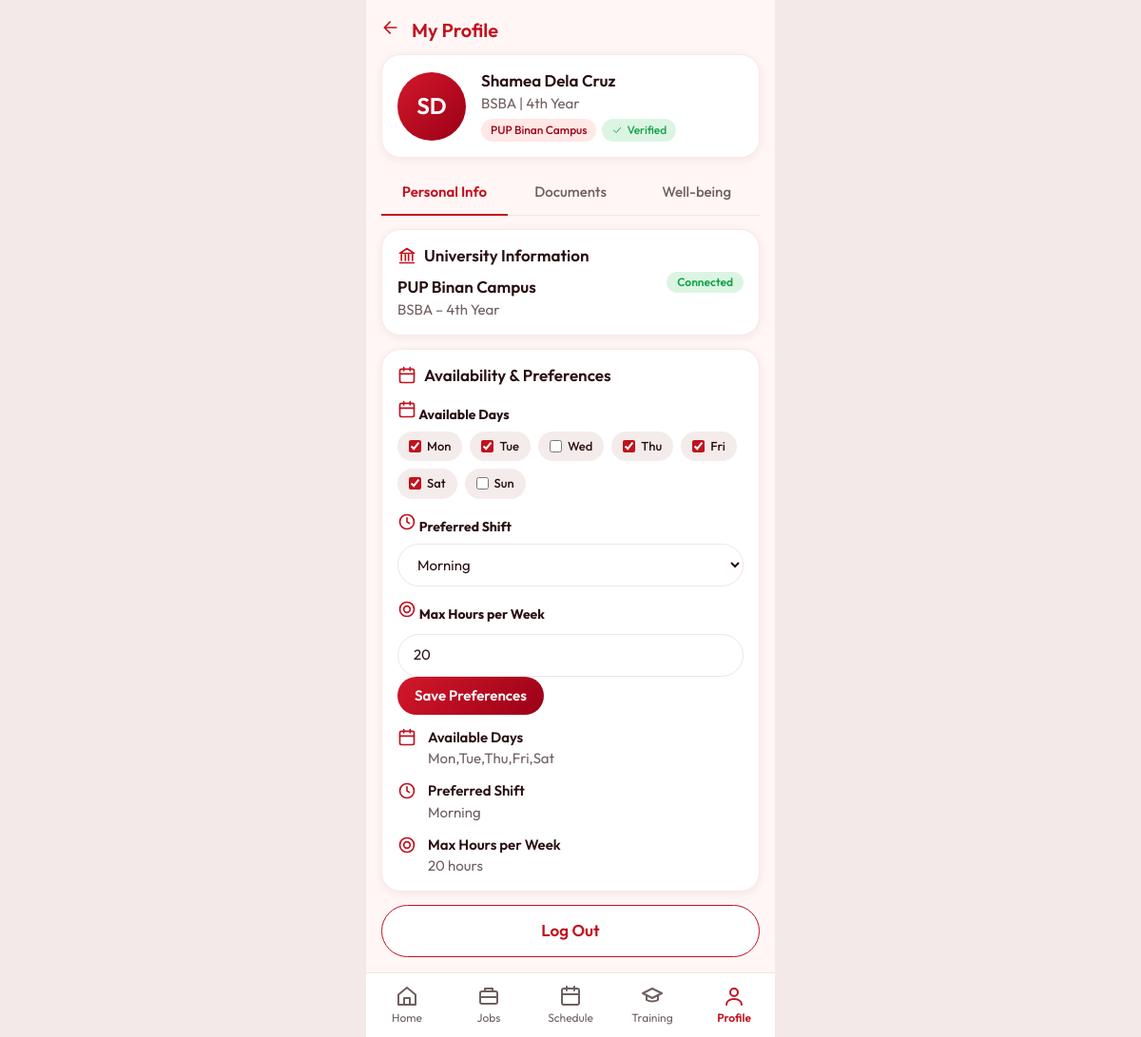
The app's page /profile.php (signed in) with its own data.
### tables this page shows
CREATE TABLE IF NOT EXISTS users (
  id            INT UNSIGNED NOT NULL AUTO_INCREMENT,
  first_name    VARCHAR(50)  NOT NULL,
  last_name     VARCHAR(50)  NOT NULL,
  email         VARCHAR(190) NOT NULL,
  password_hash VARCHAR(255) NOT NULL,
  created_at    TIMESTAMP    NOT NULL DEFAULT CURRENT_TIMESTAMP,
  PRIMARY KEY (id),
  UNIQUE KEY uq_users_email (email)
);

CREATE TABLE IF NOT EXISTS user_profiles (
  user_id            INT UNSIGNED     NOT NULL,
  university         VARCHAR(150)     NOT NULL DEFAULT '',
  programme          VARCHAR(100)     NOT NULL DEFAULT '',
  year_level         TINYINT UNSIGNED NOT NULL DEFAULT 1,
  available_days     VARCHAR(50)      NOT NULL DEFAULT '',   
  preferred_shift    VARCHAR(50)      NOT NULL DEFAULT '',
  max_hours_per_week TINYINT UNSIGNED NOT NULL DEFAULT 20,
  PRIMARY KEY (user_id),
  CONSTRAINT fk_up_user FOREIGN KEY (user_id) REFERENCES users (id) ON DELETE CASCADE
);

### includes/db.php (called while the page is built, shortened)
<?php
function db_options()
{
  return [
    PDO::ATTR_ERRMODE => PDO::ERRMODE_EXCEPTION,
    PDO::ATTR_DEFAULT_FETCH_MODE => PDO::FETCH_ASSOC,
  ];
}
function db()
{
  static $pdo = null;
  if (!$pdo) {
    $dsn = 'mysql:host=' . DB_HOST . ';dbname=' . DB_NAME . ';charset=utf8mb4';
    try {
      $pdo = new PDO($dsn, DB_USER, DB_PASS, db_options());
      $pdo->query('SELECT 1 FROM users, jobs, applications LIMIT 1');
    } catch (PDOException $e) {
      $missingDb = ($e->errorInfo[1] ?? 0) == 1049;
      $missingTable = ($e->getCode() === '42S02');
      if (!$missingDb && !$missingTable) throw $e;
      $pdo = db_bootstrap();
    }
  }
  return $pdo;
}

### includes/auth.php (called while the page is built, shortened)
<?php
if (!function_exists('ordinal')) {
    function ordinal(int $n): string {
        $s = ['th', 'st', 'nd', 'rd'];
        $v = $n % 100;
        return $n . ($s[($v - 20) % 10] ?? $s[$v] ?? $s[0]);
    }
}

### profile.php (the view, shortened to what this page needs)
<?php
require_once 'includes/auth.php';
require_once 'includes/db.php';
$uid  = (int)$_SESSION['user']['id'];
$st = db()->prepare('SELECT first_name, last_name FROM users WHERE id = ?');
$st->execute([$uid]);
$user = $st->fetch();
$st = db()->prepare('SELECT * FROM user_profiles WHERE user_id = ?');
$st->execute([$uid]);
$prof = $st->fetch() ?: [];
$firstName  = $user['first_name'] ?? $_SESSION['user']['first'];
$lastName   = $user['last_name']  ?? '';
$fullName   = trim("$firstName $lastName") ?: $_SESSION['user']['name'];
$initials   = strtoupper(substr($firstName, 0, 1) . substr($lastName, 0, 1)) ?: 'U';
$university = $prof['university']         ?? 'Not set';
$programme  = $prof['programme']          ?? 'Not set';
$yearLevel  = $prof['year_level']         ?? '';
$yearLabel  = $yearLevel ? ordinal((int)$yearLevel) . ' Year' : 'Not set';
$availDays  = $prof['available_days']     ?? '';
$prefShift  = $prof['preferred_shift']    ?? 'Not set';
$maxHours   = $prof['max_hours_per_week'] ?? 20;
require 'includes/header.php';
?>
<section class="card profile-head">
  <div class="avatar"><?= htmlspecialchars($initials) ?></div>
  <div>
    <b class="big-t"><?= htmlspecialchars($fullName) ?></b>
    <p class="muted"><?= htmlspecialchars($programme) ?> | <?= htmlspecialchars($yearLabel) ?></p>
    <div class="tags">
      <span><?= htmlspecialchars($university) ?></span>
      <span class="vf"><?= ic('check') ?> Verified</span>
    </div>
  </div>
</section>
<div class="tabs" data-tabs>
  <button class="on" data-tab="info">Personal Info</button>
  <button data-tab="docs">Documents</button>
  <button data-tab="well">Well-being</button>
</div>
<div data-panel="info">
  <section class="card">
    <div class="row between">
      <div>
        <h3><?= ic('bank', 'red') ?> University Information</h3>
        <b class="big-t"><?= htmlspecialchars($university) ?></b>
        <p class="muted"><?= htmlspecialchars($programme) ?> – <?= htmlspecialchars($yearLabel) ?></p>
      </div>
      <span class="pill ok">Connected</span>
    </div>
  </section>
  <section class="card">
    <h3><?= ic('cal', 'red') ?> Availability &amp; Preferences</h3>
    <form method="post" action="profile.php#info">
      <div class="pref-edit">
        <label><b><?= ic('cal', 'red') ?> Available Days</b></label>
        <div class="day-checks">
          <?php
          $selDays = $availDays ? array_map('trim', explode(',', $availDays)) : [];
          foreach (['Mon','Tue','Wed','Thu','Fri','Sat','Sun'] as $d):
            $chk = in_array($d, $selDays, true) ? ' checked' : '';
          ?>
            <label class="day-chk"><input type="checkbox" name="days[]" value="<?= $d ?>"<?= $chk ?>><?= $d ?></label>
          <?php endforeach; ?>
        </div>
      </div>
      <div class="pref-edit">
        <label for="pref-shift"><b><?= ic('clock', 'red') ?> Preferred Shift</b></label>
        <select id="pref-shift" name="preferred_shift" class="field-sel">
          <?php foreach (['Morning','Afternoon','Evening','Flexible'] as $opt):
            $sel = ($prefShift === $opt || $prefShift === "$opt / Afternoon") ? ' selected' : '';
          ?>
            <option value="<?= $opt ?>"<?= $sel ?>><?= $opt ?></option>
          <?php endforeach; ?>
        </select>
      </div>
      <div class="pref-edit">
        <label for="pref-hours"><b><?= ic('target', 'red') ?> Max Hours per Week</b></label>
        <input id="pref-hours" type="number" name="max_hours" min="1" max="40"
               value="<?= (int)$maxHours ?>" class="field-num">
      </div>
      <button class="btn" type="submit">Save Preferences</button>
    </form>
    <?php if ($availDays): ?>
      <div class="pref"><?= ic('cal', 'red') ?><div><b>Available Days</b><p class="muted"><?= htmlspecialchars($availDays) ?></p></div></div>
      <div class="pref"><?= ic('clock', 'red') ?><div><b>Preferred Shift</b><p class="muted"><?= htmlspecialchars($prefShift) ?></p></div></div>
      <div class="pref"><?= ic('target', 'red') ?><div><b>Max Hours per Week</b><p class="muted"><?= (int)$maxHours ?> hours</p></div></div>
    <?php endif; ?>
  </section>
  <a class="btn outline big" href="logout.php">Log Out</a>
</div>
<?php require 'includes/footer.php'; ?>

### assets/css/style.css (style rules this page uses)
:root { --red: #c1121f; --red-d: #9b0017; --bg: #fff6f5; --pink: #ffe8e6; --ink: #2a0f12; --muted: #6f5f60; --line: #f1e4e3; --green: #16a34a; --amber: #e8890c; --nav: 68px }
* { box-sizing: border-box; margin: 0; padding: 0 }
body { font-family: 'Outfit', system-ui, sans-serif; background: #f3e9e8; color: var(--ink); font-size: 15px; line-height: 1.35 }
a { color: inherit; text-decoration: none }
button { font: inherit; color: inherit; cursor: pointer; border: 0; background: none }
.muted { color: var(--muted) }
.big-t { font-size: 17px; font-weight: 600; display: block }
.row { display: flex; align-items: center }
.between { justify-content: space-between }
.avatar { width: 72px; height: 72px; border-radius: 50%; display: grid; place-items: center; color: #fff; font-size: 24px; font-weight: 600; background: linear-gradient(135deg, #d3182a, var(--red-d)); flex: none }
.card { background: #fff; border-radius: 20px; padding: 16px; margin-bottom: 14px; box-shadow: 0 2px 10px rgba(120, 20, 30, .07); border: 1px solid #f6eae9 }
.card h3 { font-size: 17px; font-weight: 600; display: flex; align-items: center; gap: 8px; margin-bottom: 10px }
.card p { margin-top: 2px }
.btn { display: inline-flex; justify-content: center; align-items: center; padding: 10px 18px; border-radius: 999px; color: #fff; font-weight: 600; background: linear-gradient(135deg, #d3182a, var(--red-d)); transition: transform .1s }
.btn.big { width: 100%; padding: 15px; font-size: 17px; box-shadow: 0 6px 14px rgba(155, 0, 23, .25) }
.btn.outline { background: #fff; color: var(--red); border: 1.5px solid var(--red); box-shadow: none }
.pill { font-size: 12px; font-weight: 600; padding: 3px 11px; border-radius: 999px; white-space: nowrap }
.pill.ok { background: #dcf5e3; color: var(--green) }
.tags { display: flex; flex-wrap: wrap; gap: 6px }
.tags span { font-size: 12px; font-weight: 500; color: var(--red-d); background: var(--pink); padding: 4px 10px; border-radius: 999px; display: inline-flex; align-items: center; gap: 4px }
.tags span.vf { background: #dcf5e3; color: var(--green) }
.ok { color: var(--green) }
.tabs { display: flex; border-bottom: 1px solid var(--line); margin-bottom: 14px }
.tabs button { flex: 1; padding: 12px 4px; color: var(--muted); font-weight: 500; border-bottom: 2px solid transparent; margin-bottom: -1px }
.tabs button.on { color: var(--red); font-weight: 600; border-color: var(--red) }
.profile-head { display: flex; align-items: center; gap: 16px }
.profile-head .avatar { width: 72px; height: 72px }
.profile-head .tags { margin-top: 6px }
.pref { display: flex; gap: 12px; align-items: flex-start; margin-top: 14px }
.pref b { font-weight: 600 }
:root { --gold: #ffc93c }
.pref-edit { margin-top: 14px }
.pref-edit > label { display: flex; align-items: center; gap: 6px; font-size: 14px; margin-bottom: 8px }
.day-checks { display: flex; flex-wrap: wrap; gap: 8px }
.day-chk { display: flex; align-items: center; gap: 6px; background: #f4ecea; padding: 7px 12px; border-radius: 999px; font-size: 13px; font-weight: 500; cursor: pointer }
.day-chk input { accent-color: var(--red) }
.field-sel, .field-num, .field-txt, .field-time { border: 1px solid var(--line); border-radius: 999px; padding: 11px 16px; font: inherit; color: var(--ink); background: #fff; outline: 0 }
.field-sel { width: 100% }
.field-num { width: 100%; margin-top: 4px }

### records on screen
users: initials "SD", fullName "Shamea Dela Cruz"
user_profiles: programme "BSBA", year_level "4th Year", university "PUP Binan Campus", max_hours "20", available_days "Mon,Tue,Thu,Fri,Sat", preferred_shift "Morning", max_hours_per_week "20"

### other values on screen
$title "My Profile"
$d "Mon"
$d "Tue"
$d "Wed"
$d "Thu"
$d "Fri"
$d "Sat"
$d "Sun"
$l "Home"
$l "Jobs"
$l "Schedule"
$l "Training"
$l "Profile"
form field preferred_shift "Morning"
